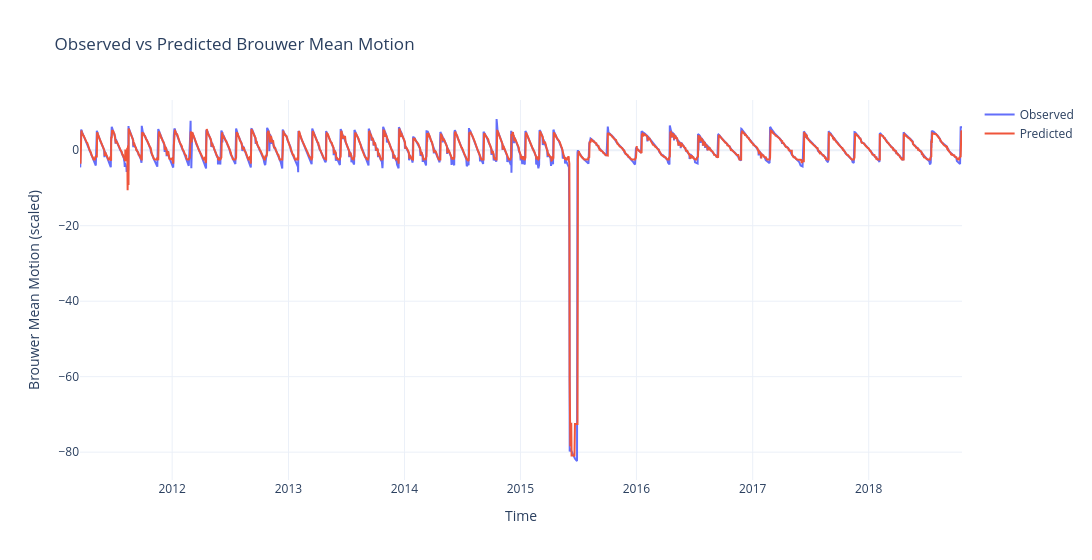

The notebook cell saved with this chart:
### Markdown cell above
#### Plot Observed vs Predicted Values

### Code cell
import plotly.graph_objects as go

fig = go.Figure()

fig.add_trace(go.Scatter(
    x=df_result.index,
    y=df_result["Brouwer mean motion"],
    mode='lines',
    name='Observed'
))

fig.add_trace(go.Scatter(
    x=df_result.index,
    y=df_result["predicted"],
    mode='lines',
    name='Predicted'
))

fig.update_layout(
    title='Observed vs Predicted Brouwer Mean Motion',
    xaxis_title='Time',
    yaxis_title='Brouwer Mean Motion (scaled)',
    template='plotly_white',
    width= 1200
)

fig.show()

### Figure 1 — Plotly figure (JSON) as saved in the notebook; plotly's stock layout.template omitted (floating-point values rounded to 4 significant figures; data arrays with more than 128 entries replaced by an {"elided": "..."} marker saying what was removed)
{"data": [{"mode": "lines", "name": "Observed", "type": "scatter", "x": {"elided": "2372 str values"}, "y": {"elided": "2372 float values"}}, {"mode": "lines", "name": "Predicted", "type": "scatter", "x": {"elided": "2372 str values"}, "y": {"elided": "2372 float values"}}], "layout": {"title": {"text": "Observed vs Predicted Brouwer Mean Motion"}, "width": 1200, "xaxis": {"title": {"text": "Time"}}, "yaxis": {"title": {"text": "Brouwer Mean Motion (scaled)"}}}}
